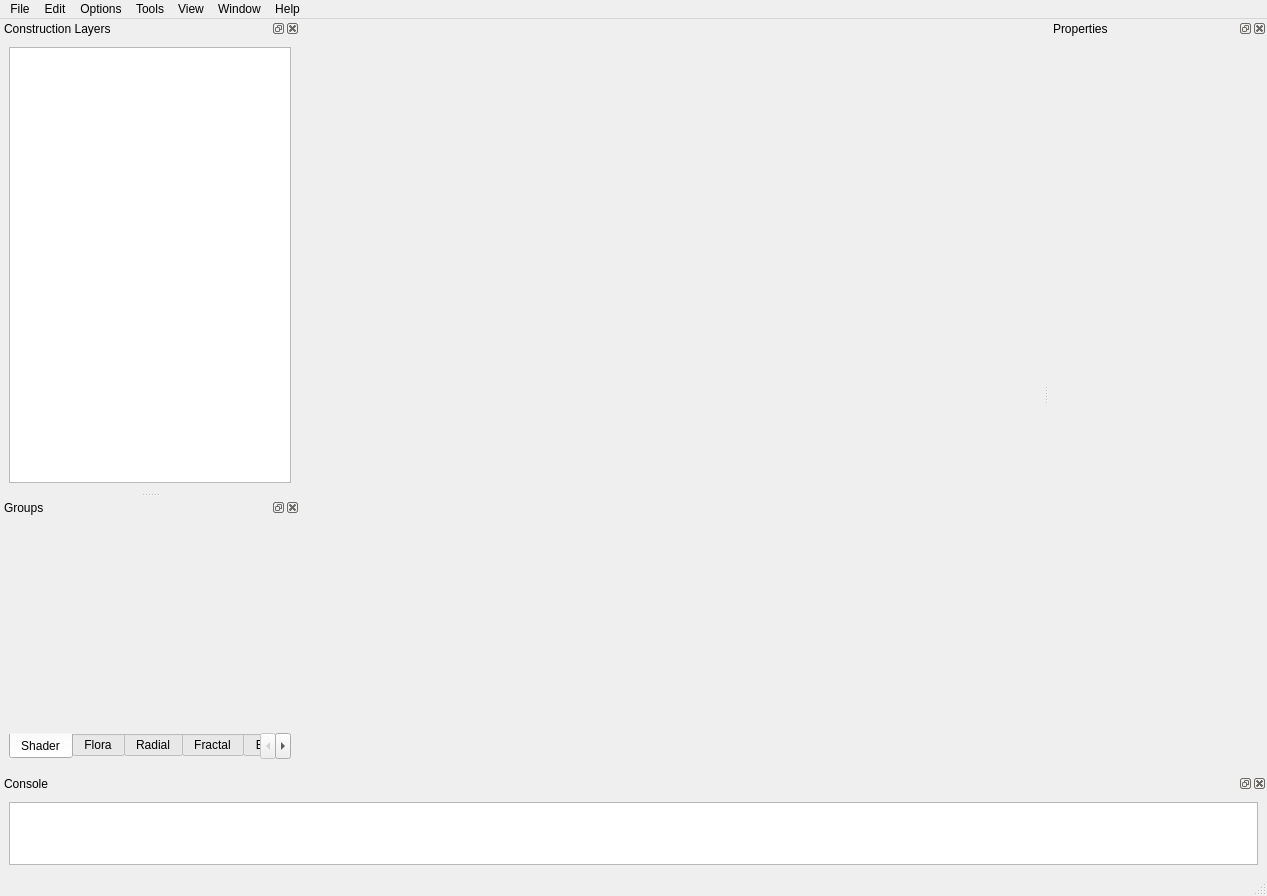
<?xml version="1.0" encoding="UTF-8"?>
<ui version="4.0">
 <class>TerrainEditor</class>
 <widget class="QMainWindow" name="TerrainEditor">
  <property name="geometry">
   <rect>
    <x>0</x>
    <y>0</y>
    <width>1267</width>
    <height>896</height>
   </rect>
  </property>
  <property name="windowTitle">
   <string>Terrain Editor</string>
  </property>
  <widget class="QWidget" name="centralwidget"/>
  <widget class="QMenuBar" name="menubar">
   <property name="geometry">
    <rect>
     <x>0</x>
     <y>0</y>
     <width>1267</width>
     <height>22</height>
    </rect>
   </property>
   <widget class="QMenu" name="menuFile">
    <property name="title">
     <string>File</string>
    </property>
   </widget>
   <widget class="QMenu" name="menuEdit">
    <property name="title">
     <string>Edit</string>
    </property>
    <addaction name="actionUndo"/>
    <addaction name="separator"/>
    <addaction name="actionCut"/>
    <addaction name="actionCopy"/>
    <addaction name="actionPaste"/>
    <addaction name="separator"/>
    <addaction name="actionClear_Console"/>
   </widget>
   <widget class="QMenu" name="menuOptions">
    <property name="title">
     <string>Options</string>
    </property>
    <addaction name="actionMap_Options"/>
    <addaction name="actionFlora_Options"/>
   </widget>
   <widget class="QMenu" name="menuTools">
    <property name="title">
     <string>Tools</string>
    </property>
    <addaction name="actionOptions"/>
   </widget>
   <widget class="QMenu" name="menuView">
    <property name="title">
     <string>View</string>
    </property>
   </widget>
   <widget class="QMenu" name="menuWindow">
    <property name="title">
     <string>Window</string>
    </property>
   </widget>
   <widget class="QMenu" name="menuHelp">
    <property name="title">
     <string>Help</string>
    </property>
   </widget>
   <addaction name="menuFile"/>
   <addaction name="menuEdit"/>
   <addaction name="menuOptions"/>
   <addaction name="menuTools"/>
   <addaction name="menuView"/>
   <addaction name="menuWindow"/>
   <addaction name="menuHelp"/>
  </widget>
  <widget class="QStatusBar" name="statusbar"/>
  <widget class="QDockWidget" name="constructionLayersTree">
   <property name="minimumSize">
    <size>
     <width>103</width>
     <height>350</height>
    </size>
   </property>
   <property name="windowTitle">
    <string>Construction Layers</string>
   </property>
   <attribute name="dockWidgetArea">
    <number>1</number>
   </attribute>
   <widget class="QWidget" name="dockWidgetContents">
    <layout class="QVBoxLayout" name="verticalLayout">
     <item>
      <widget class="QTreeView" name="layerTree">
       <property name="headerHidden">
        <bool>true</bool>
       </property>
      </widget>
     </item>
    </layout>
   </widget>
  </widget>
  <widget class="QDockWidget" name="contextProperties">
   <property name="windowTitle">
    <string>Properties</string>
   </property>
   <attribute name="dockWidgetArea">
    <number>2</number>
   </attribute>
   <widget class="QWidget" name="contextPropertiesWidget">
    <layout class="QVBoxLayout" name="verticalLayout_2">
     <item>
      <spacer name="horizontalSpacer">
       <property name="orientation">
        <enum>Qt::Horizontal</enum>
       </property>
       <property name="sizeHint" stdset="0">
        <size>
         <width>200</width>
         <height>20</height>
        </size>
       </property>
      </spacer>
     </item>
    </layout>
   </widget>
  </widget>
  <widget class="QDockWidget" name="groups">
   <property name="sizePolicy">
    <sizepolicy hsizetype="MinimumExpanding" vsizetype="Preferred">
     <horstretch>0</horstretch>
     <verstretch>0</verstretch>
    </sizepolicy>
   </property>
   <property name="minimumSize">
    <size>
     <width>300</width>
     <height>200</height>
    </size>
   </property>
   <property name="maximumSize">
    <size>
     <width>300</width>
     <height>524287</height>
    </size>
   </property>
   <property name="features">
    <set>QDockWidget::AllDockWidgetFeatures</set>
   </property>
   <property name="windowTitle">
    <string>Groups</string>
   </property>
   <attribute name="dockWidgetArea">
    <number>1</number>
   </attribute>
   <widget class="QWidget" name="dockWidgetContents_4">
    <layout class="QHBoxLayout" name="horizontalLayout_2">
     <item>
      <widget class="QTabWidget" name="groupTabWidget">
       <property name="tabPosition">
        <enum>QTabWidget::South</enum>
       </property>
       <property name="currentIndex">
        <number>0</number>
       </property>
       <property name="documentMode">
        <bool>true</bool>
       </property>
       <property name="tabsClosable">
        <bool>false</bool>
       </property>
       <widget class="swged::ShaderGroupWidget" name="tabShaderGroup">
        <attribute name="title">
         <string>Shader</string>
        </attribute>
        <layout class="QHBoxLayout" name="horizontalLayout"/>
       </widget>
       <widget class="QWidget" name="tabFloraGroup">
        <attribute name="title">
         <string>Flora</string>
        </attribute>
       </widget>
       <widget class="QWidget" name="tabRadialGroup">
        <attribute name="title">
         <string>Radial</string>
        </attribute>
       </widget>
       <widget class="QWidget" name="tabFractalGroup">
        <attribute name="title">
         <string>Fractal</string>
        </attribute>
       </widget>
       <widget class="QWidget" name="tabEnvironmentGroup">
        <attribute name="title">
         <string>Environment</string>
        </attribute>
       </widget>
      </widget>
     </item>
    </layout>
   </widget>
  </widget>
  <widget class="QDockWidget" name="console">
   <property name="sizePolicy">
    <sizepolicy hsizetype="Preferred" vsizetype="Preferred">
     <horstretch>0</horstretch>
     <verstretch>0</verstretch>
    </sizepolicy>
   </property>
   <property name="minimumSize">
    <size>
     <width>103</width>
     <height>100</height>
    </size>
   </property>
   <property name="maximumSize">
    <size>
     <width>524287</width>
     <height>100</height>
    </size>
   </property>
   <property name="windowTitle">
    <string>Console</string>
   </property>
   <attribute name="dockWidgetArea">
    <number>8</number>
   </attribute>
   <widget class="QWidget" name="dockWidgetContents_6">
    <layout class="QVBoxLayout" name="verticalLayout_4">
     <item>
      <widget class="QPlainTextEdit" name="consoleEdit"/>
     </item>
    </layout>
   </widget>
  </widget>
  <action name="actionUndo">
   <property name="text">
    <string>Undo</string>
   </property>
  </action>
  <action name="actionCut">
   <property name="text">
    <string>Cut</string>
   </property>
  </action>
  <action name="actionCopy">
   <property name="text">
    <string>Copy</string>
   </property>
  </action>
  <action name="actionPaste">
   <property name="text">
    <string>Paste</string>
   </property>
  </action>
  <action name="actionClear_Console">
   <property name="text">
    <string>Clear Console</string>
   </property>
  </action>
  <action name="actionMap_Options">
   <property name="text">
    <string>Map Options</string>
   </property>
  </action>
  <action name="actionFlora_Options">
   <property name="text">
    <string>Flora Options</string>
   </property>
  </action>
  <action name="actionOptions">
   <property name="text">
    <string>Options</string>
   </property>
  </action>
 </widget>
 <customwidgets>
  <customwidget>
   <class>swged::ShaderGroupWidget</class>
   <extends>QWidget</extends>
   <header>terrain/shader_group_widget.h</header>
   <container>1</container>
  </customwidget>
 </customwidgets>
 <resources/>
 <connections/>
</ui>
